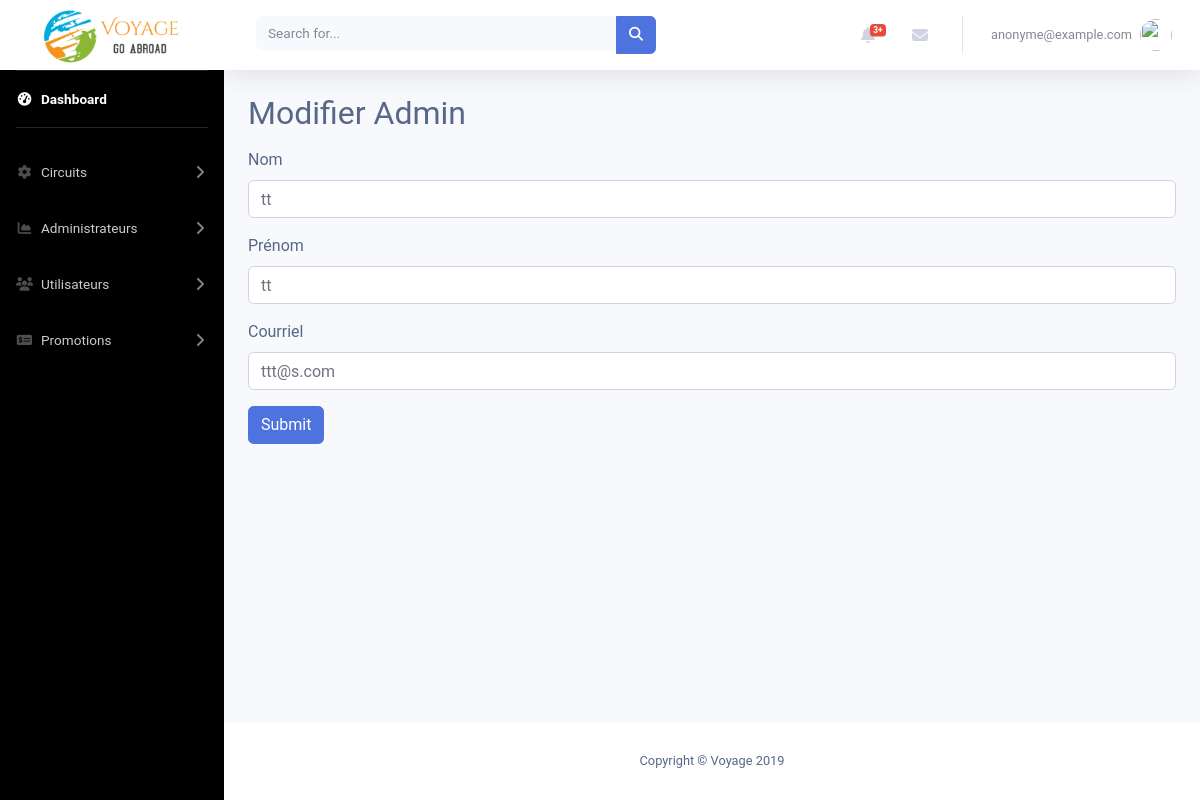
Page /admin/modifierAdmin.php?idUtilisateur=15 (signed in) on the earlier database version.
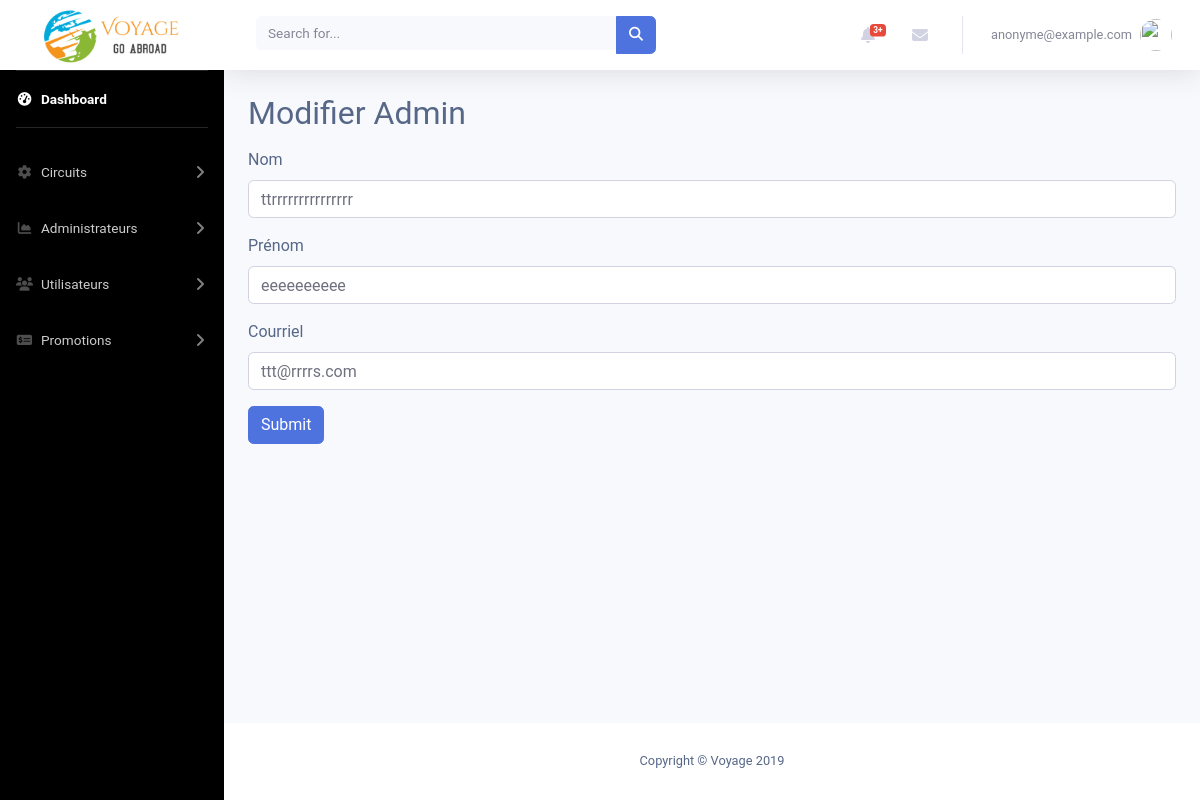
Same page on the later database version.
### tables this page shows
CREATE TABLE `utilisateur` (
  `idUtilisateur` int(11) NOT NULL,
  `prenom` varchar(50) NOT NULL,
  `nom` varchar(50) NOT NULL,
  `courriel` varchar(50) NOT NULL,
  `password` varchar(100) NOT NULL DEFAULT 'p@ssw0rd',
  `sexe` varchar(50) DEFAULT NULL,
  `adresse` varchar(250) DEFAULT NULL,
  `ville` varchar(150) DEFAULT NULL,
  `codePostal` varchar(50) DEFAULT NULL,
  `pays` varchar(150) DEFAULT NULL,
  `role` varchar(50) NOT NULL DEFAULT 'Membre'
);

### admin/modifierAdmin.php (the view, shortened to what this page needs)
<?php
include_once "includes/header.php";
include_once "includes/navbar.php";
if (isset($_GET['idUtilisateur'])) {
    $stmt = $conn->query("SELECT * FROM utilisateur WHERE idUtilisateur=" . $_GET['idUtilisateur']);
    $row = $stmt->fetch();
    $nom = $row->nom;
    $prenom = $row->prenom;
    $courriel = $row->courriel;
}
?>
<div class="container">
  <h2>Modifier Admin</h2>
  <form class="mt-3 mb-3" action="modifierAdminConfirme.php" method="POST">
    <div class="form-group">
      <label for="nom">Nom</label>
      <input type="text" class="form-control" autocomplete="off" id="nom" placeholder="Nom" name="nomAdmin" value="<?php if (isset($_POST['nomAdmin'])) {
    echo htmlentities($_POST['nomAdmin']);
} elseif (isset($_GET['idUtilisateur'])) {
    echo $nom;
}
?>">
    </div>
    <div class="form-group">
      <label for="prenom">Prénom</label>
      <input type="text" class="form-control" autocomplete="off" id="prenom" placeholder="prénom" name="prenomAdmin" value="<?php if (isset($_POST['prenomAdmin'])) {
    echo htmlentities($_POST['prenomAdmin']);
} elseif (isset($_GET['idUtilisateur'])) {
    echo $prenom;
}
?>">
    </div>
    <div class="form-group">
      <label for="courriel">Courriel</label>
      <input type="text" class="form-control" autocomplete="off" id="courriel" placeholder="Courriel" name="courrielAdmin" value="<?php if (isset($_POST['courriel'])) {
    echo htmlentities($_POST['courriel']);
} elseif (isset($_GET['idUtilisateur'])) {
    echo $courriel;
}
?>">
    </div>
    <input type="submit" name="submit" class="btn btn-primary">
    </form>
</div>
<?php
  include_once 'includes/footer.php';
?>

Differences in the rows shown:
changed utilisateur: nomAdmin "tt" → "ttrrrrrrrrrrrrrrr"; prenomAdmin "tt" → "eeeeeeeeee"; courrielAdmin "ttt@s.com" → "ttt@rrrrs.com"
